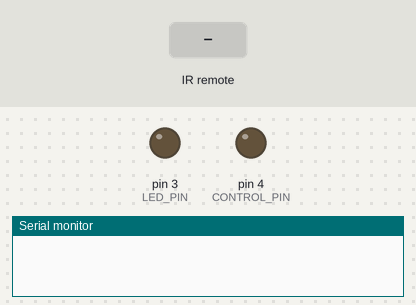
Bench run of a sketch on a simulated Arduino Uno, built with avr-gcc and run on an emulated ATmega328P. Shown: output pins drawn as LEDs (lit = HIGH), the last lines printed to the serial monitor. Inputs (shaded band) come from the test bench.

Above: at 1.2 s.
1.3 s: infrared code 0xE31CFF00 received
At 2.6 s:
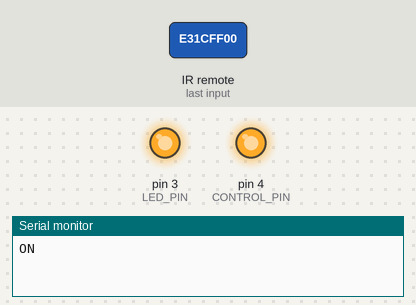
Timing chart, 0 to 4.3 s (numbered marks = the images above; inputs shaded):
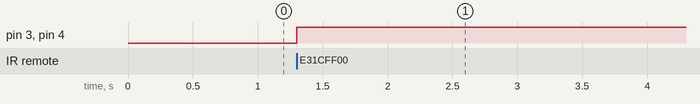

Measured:
- after the input at 1.3 s, pin 3 (LED_PIN), pin 4 (CONTROL_PIN): LOW → HIGH at once

The sketch:

Rocket_Ignition.ino
```cpp
#include <IRremote.h>

const int RECV_PIN = 7;
IRrecv irrecv(RECV_PIN);
decode_results results;
long code;
bool activated = 0;

#define OK_CODE 0xE31CFF00
#define CONTROL_PIN 4
#define LED_PIN 3

/*
Remote Control Codes
--------------------
OK: E31CFF00
UP: E718FF0
DOWN: AD52FF0
LEFT: F708FF00
RIGHT: A55AFF00
1: BA45FF00
2: B946FF00
3: B847FF00
4: BB44FF00
5: BF40FF00
6: BC43FF00
7: F807FF00
8: EA15FF00
9: F609FF00
0: E619FF00
*: E916FF00
#: F20DFF00
*/

void setup(){
  Serial.begin(9600);
  irrecv.enableIRIn();
  irrecv.blink13(true);
  pinMode(CONTROL_PIN, OUTPUT);
  pinMode(LED_PIN, OUTPUT);
  digitalWrite(CONTROL_PIN, LOW);
  digitalWrite(LED_PIN, LOW);
}

void loop(){
  if (IrReceiver.decode()) {

    code = IrReceiver.decodedIRData.decodedRawData;
    // Serial.println(IrReceiver.decodedIRData.decodedRawData, HEX); // Print "old" raw data
    if(code == OK_CODE){
      if(!activated){
        turn_on();
        activated = true;
      }else{
        turn_off();
        activated = false;
      }
    }

    IrReceiver.resume(); // Enable receiving of the next value

  }
}

void turn_on(void){
  Serial.println(F("ON"));
  digitalWrite(CONTROL_PIN, HIGH);
  digitalWrite(LED_PIN, HIGH);
}

void turn_off(void){
  Serial.println(F("OFF"));
  digitalWrite(CONTROL_PIN, LOW);
  digitalWrite(LED_PIN, LOW);
}
```
